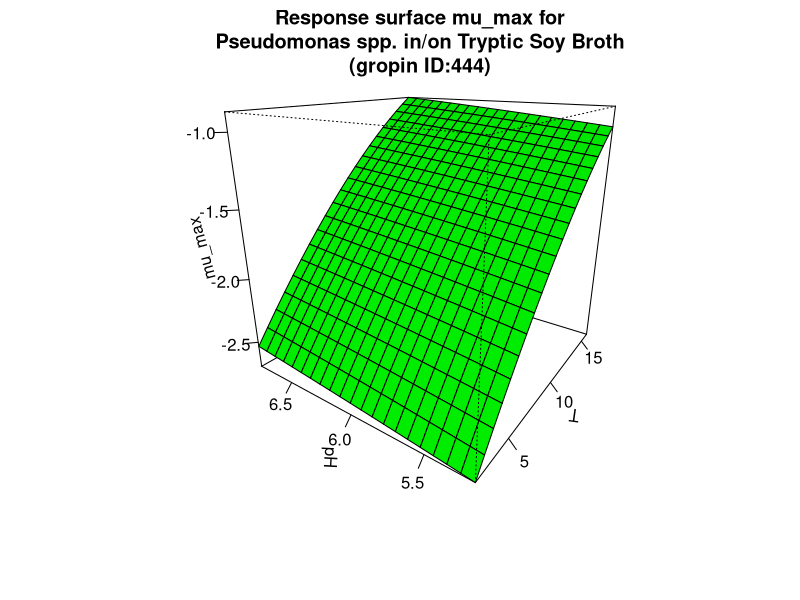

The R source for this figure:
#############################
# start of Parameter script
#############################
T <- seq(2.002,15.984015984016,length.out=21)
pH <- seq(5.2052,6.79320679320679,length.out=21)
#############################
# end of Parameter script
#############################
############################# 
# start of Model script Gropin ID 444 
#############################
 
# constant coefficients for this model
 
variables <- data.frame(T,pH)
argumentsPar <- expand.grid(variables)
 
# heart of the model
response_surface <- function(T,pH) {
   mumax <-(-3.929+0.185*T+0.2142*pH-0.003181*(T^2)-0.008647*(pH^2)-0.001372*T*pH)

return(mumax=mumax)
} 

# output parameters
mumax <- cbind(argumentsPar,response_surface(argumentsPar['T'],argumentsPar['pH']))
colnames(mumax) <- c(colnames(argumentsPar),'mumax')
#############################
# End of Model script
#############################
############################# 
# start of Visualisation script Gropin ID 444 
#############################
persp(T,pH,matrix(unlist(mumax$mumax),nrow=21),col = 'green',xlab='T',ylab='pH',zlab='mu_max',main='Response surface mu_max for
Pseudomonas spp. in/on Tryptic Soy Broth
(gropin ID:444)',theta=305,phi=20,shade=0.25,ticktype = 'detailed')
#############################
# End of Visualisation script
#############################
